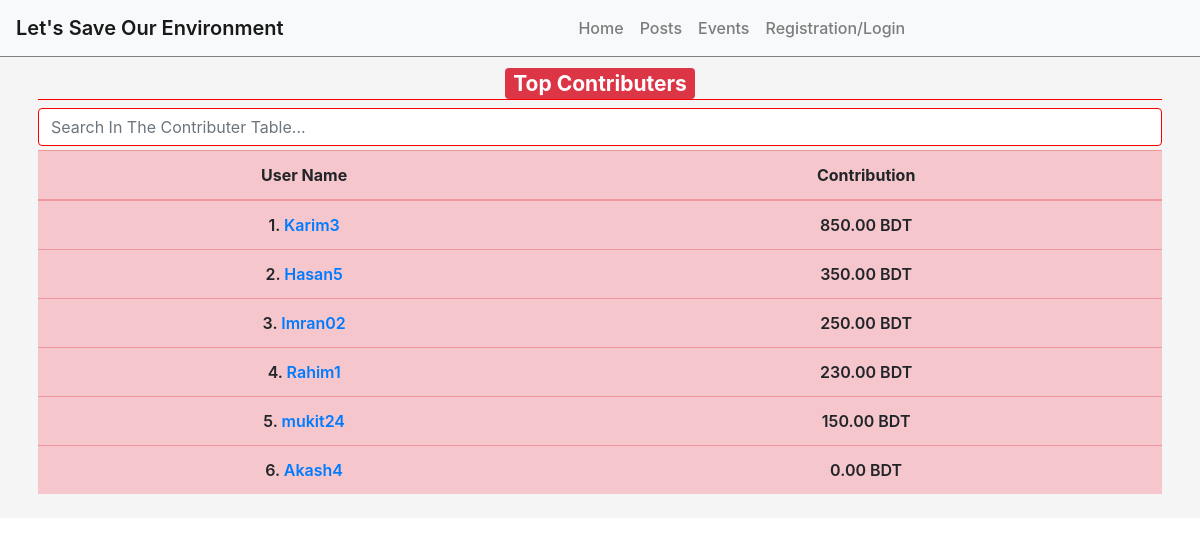
The app's page /contributers/ with its own data.
### home/models.py (models this page shows, shortened)
class Contributer_Profile(models.Model):
    full_name = models.CharField(max_length=255)
    profile_picture = models.FileField(upload_to='uploads/')
    profession = models.CharField(max_length=100)
    address = models.CharField(max_length=100)
    mobile = models.CharField(max_length=60)
    facebook = models.URLField(max_length=60,blank=True)
    about_me = models.TextField(blank=True)
    total_money = models.DecimalField(max_digits=15, decimal_places=2,default=0)
    user = models.OneToOneField(settings.AUTH_USER_MODEL, on_delete=models.CASCADE,related_name="contributer")

### home/views.py (the view)
# urls.py: path('contributers/',contributer_table,name='con_table'),
def contributer_table(request):
    con_list = Contributer_Profile.objects.all().order_by('-total_money')
    context = {
        'con_list':con_list,
    }
    return render(request,"home/contributer.html",context)

### templates/home/contributer.html
{% extends "base.html" %}
{% load static %}
{% block content %}
<div style="background-color:whitesmoke;">
    <div class="container">
        <div class="row">
            <div class="col text-center p-2">
                <h3 style="border-bottom: 1px red solid;"><span class="badge badge-danger">Top Contributers</span></h3>
                <input class="form-control my-1" style="border: 1px red solid" id="myInput2" type="text" placeholder="Search In The Contributer Table...">
                <table class="table table-danger table-hover">
                    <thead>
                      <tr>
                        <th>User Name</th>
                        <th>Contribution</th>
                      </tr>
                    </thead>
                    <tbody id="myTable2">
                        {% for con in con_list %}
                        <tr style="font-weight: 600;">
                                <td>{{forloop.counter}}. <a href="{% url 'profile_view' con.user.id %}">{{con.user}}</a></td>
                            <td>{{con.total_money}} BDT</td>
                          </tr>
                  {% endfor %}
                    </tbody>
                  </table>
            </div>
        </div>
{% endblock %}

### records on screen
Contributer_Profile: user "Karim3", total_money "850.00"
Contributer_Profile: user "Hasan5", total_money "350.00"
Contributer_Profile: user "Imran02", total_money "250.00"
Contributer_Profile: user "Rahim1", total_money "230.00"
Contributer_Profile: user "mukit24", total_money "150.00"
Contributer_Profile: user "Akash4", total_money "0.00"
